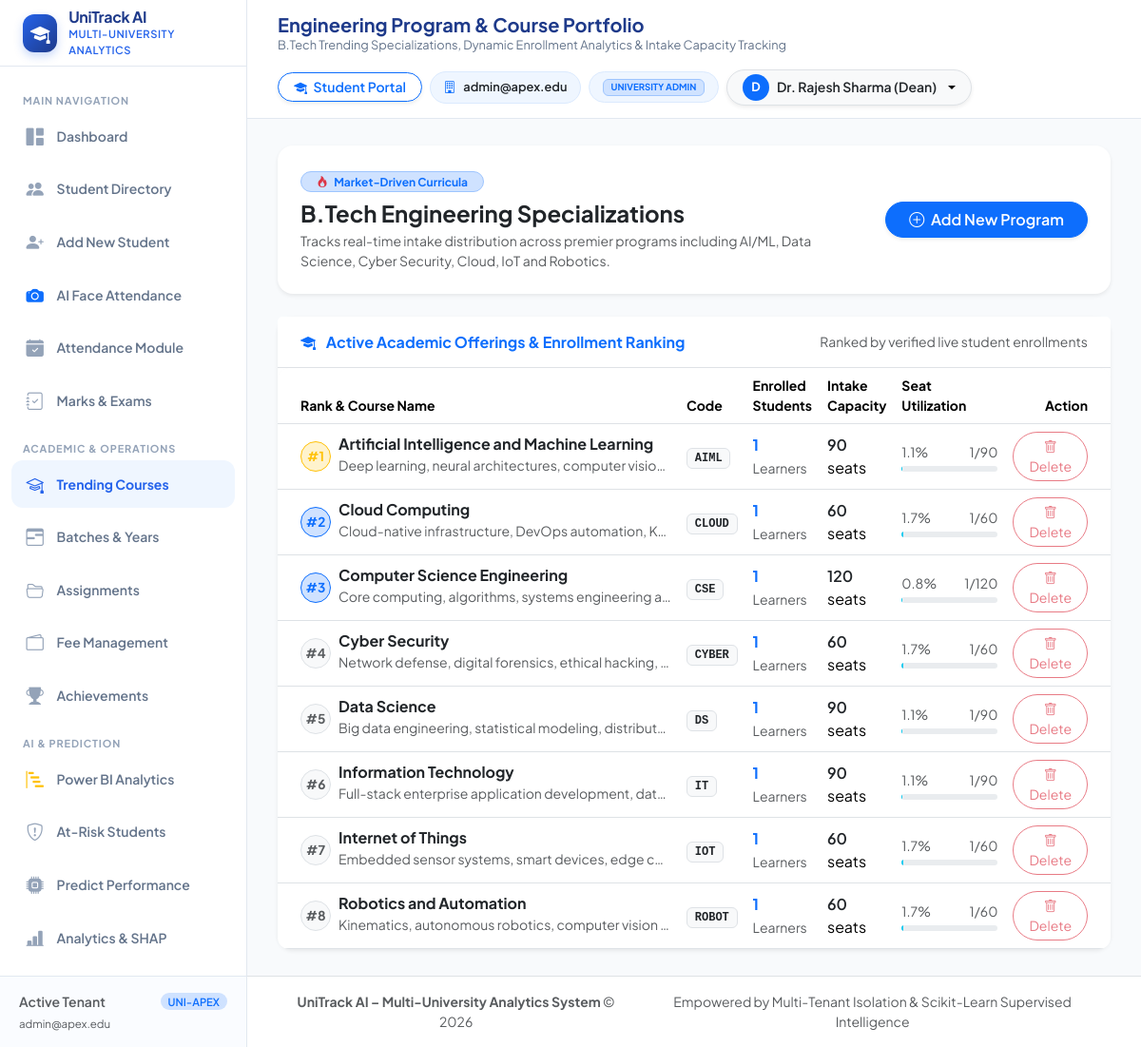
The page /courses (signed in) on the database its author committed.
### tables this page shows
CREATE TABLE courses (
            id INTEGER PRIMARY KEY AUTOINCREMENT,
            university_id TEXT NOT NULL,
            code TEXT NOT NULL,
            name TEXT NOT NULL,
            description TEXT,
            intake_capacity INTEGER DEFAULT 120,
            department_id INTEGER,
            created_at TIMESTAMP DEFAULT CURRENT_TIMESTAMP,
            UNIQUE(university_id, code),
            FOREIGN KEY (university_id) REFERENCES universities (id) ON DELETE CASCADE,
            FOREIGN KEY (department_id) REFERENCES departments (id) ON DELETE SET NULL
        );

### Student_Performance_Analytics/app.py (the view)
@app.route('/courses')
@login_required
@roles_required('university_admin', 'super_admin')
def courses_view():
    uni_id = get_current_university_id()
    courses = TenantService.get_courses(uni_id)
    with db_session() as conn:
        cursor = conn.cursor()
        cursor.execute("SELECT * FROM departments WHERE university_id = ? ORDER BY name", (uni_id,))
        departments = [dict(r) for r in cursor.fetchall()]
    return render_template('courses.html', active_page='courses', courses=courses, departments=departments)

### Student_Performance_Analytics/app.py (called while the page is built)
@app.context_processor
def inject_global_template_vars():
    return {
        'current_user': get_current_user(),
        'csrf_token': generate_csrf_token,
        'generate_csrf_token': generate_csrf_token,
        'today': datetime.date.today().strftime('%Y-%m-%d')
    }

@app.before_request
def csrf_protection_hook():
    if app.config.get('TESTING'):
        return
    exempt_paths = ['/api/status', '/api/predict']
    if request.path not in exempt_paths:
        validate_csrf()

### Student_Performance_Analytics/auth.py (called while the page is built, shortened)
def generate_csrf_token():
    if '_csrf_token' not in session:
        session['_csrf_token'] = secrets.token_hex(32)
    return session['_csrf_token']

def validate_csrf():
    if request.method in ['POST', 'PUT', 'DELETE', 'PATCH']:
        token = (
            request.headers.get('X-CSRFToken') or
            request.form.get('csrf_token') or
            (request.is_json and request.get_json(silent=True) and request.get_json(silent=True).get('csrf_token'))
        )
        expected_token = session.get('_csrf_token')
        if not expected_token or not token or token != expected_token:
            log_audit_event('CSRF_VALIDATION_FAILED', f"Path: {request.path}")
            if request.is_json:
                abort(403, description="CSRF token validation failed or missing.")
            flash("Security check failed (CSRF token missing or expired). Please try again.", "danger")
            abort(403)

def get_current_user():
    return session.get('user')

def login_required(f):
    @functools.wraps(f)
    def decorated_function(*args, **kwargs):
        if not session.get('user'):
            flash("Please log in to access this page.", "warning")
            return redirect(url_for('login_view', next=request.path))
        return f(*args, **kwargs)
    return decorated_function

def roles_required(*allowed_roles):
    def decorator(f):
        @functools.wraps(f)
        def decorated_function(*args, **kwargs):
            user = session.get('user')
            if not user:
                flash("Please log in to continue.", "warning")
                return redirect(url_for('login_view', next=request.path))
            return f(*args, **kwargs)
        return decorated_function
    return decorator

def get_current_university_id():
    user = session.get('user')
    if not user:
        return None
    return user.get('university_id')

### Student_Performance_Analytics/templates/courses.html (shortened to what this page needs)
{% extends "base.html" %}
{% block page_title %}Engineering Program & Course Portfolio{% endblock %}
{% block page_subtitle %}B.Tech Trending Specializations, Dynamic Enrollment Analytics & Intake Capacity Tracking{% endblock %}
{% block content %}
<div class="row g-4">
    <div class="col-12">
        <div class="card border-0 shadow-sm rounded-4 bg-white p-4">
            <div class="row align-items-center g-3">
                <div class="col-md-8">
                    <span class="badge bg-primary-subtle text-primary border border-primary-subtle px-3 py-1 rounded-pill mb-2">
                        <i class="bi bi-fire text-danger me-1"></i> Market-Driven Curricula
                    </span>
                    <h4 class="fw-bold text-dark mb-1">B.Tech Engineering Specializations</h4>
                    <p class="text-muted small mb-0">
                        Tracks real-time intake distribution across premier programs including AI/ML, Data Science, Cyber Security, Cloud, IoT and Robotics.
                    </p>
                </div>
                <div class="col-md-4 text-md-end">
                    <button class="btn btn-primary rounded-pill px-4 fw-semibold shadow-sm" data-bs-toggle="modal" data-bs-target="#addCourseModal">
                        <i class="bi bi-plus-circle me-1"></i> Add New Program
                    </button>
                </div>
            </div>
        </div>
    </div>
    <div class="col-12">
        <div class="card border-0 shadow-sm rounded-4">
            <div class="card-header bg-white border-bottom py-3 px-4 d-flex justify-content-between align-items-center">
                <h6 class="fw-bold mb-0 text-primary">
                    <i class="bi bi-mortarboard-fill me-2"></i> Active Academic Offerings & Enrollment Ranking
                </h6>
                <span class="text-muted small">Ranked by verified live student enrollments</span>
            </div>
            <div class="card-body p-0">
                <div class="table-responsive">
                    <table class="table table-hover align-middle mb-0">
                        <thead class="bg-light small text-secondary">
                            <tr>
                                <th class="ps-4">Rank & Course Name</th>
                                <th>Code</th>
                                <th>Enrolled Students</th>
                                <th>Intake Capacity</th>
                                <th>Seat Utilization</th>
                                <th class="pe-4 text-end">Action</th>
                            </tr>
                        </thead>
                        <tbody>
                            {% for c in courses %}
                            <tr>
                                <td class="ps-4">
                                    <div class="d-flex align-items-center gap-2">
                                        <div class="rounded-circle {% if loop.index == 1 %}bg-warning-subtle text-warning border-warning{% elif loop.index <= 3 %}bg-primary-subtle text-primary border-primary{% else %}bg-light text-muted{% endif %} border d-flex align-items-center justify-content-center fw-bold" style="width: 32px; height: 32px; font-size: 0.85rem;">
                                            #{{ loop.index }}
                                        </div>
                                        <div>
                                            <strong class="text-dark d-block">{{ c.name }}</strong>
                                            <small class="text-muted text-truncate d-inline-block" style="max-width: 350px;">{{ c.description }}</small>
                                        </div>
                                    </div>
                                </td>
                                <td>
                                    <span class="badge bg-light text-dark border font-monospace">{{ c.code }}</span>
                                </td>
                                <td>
                                    <strong class="text-primary fs-6">{{ c.enrolled_count }}</strong>
                                    <span class="small text-muted">Learners</span>
                                </td>
                                <td>
                                    <span class="text-dark fw-semibold">{{ c.intake_capacity or 120 }}</span> seats
                                </td>
                                <td style="width: 220px;">
                                    {% set cap = c.intake_capacity if c.intake_capacity else 120 %}
                                    {% set pct = [(c.enrolled_count / cap * 100)|round(1), 100]|min %}
                                    <div class="d-flex justify-content-between small text-muted mb-1">
                                        <span>{{ pct }}%</span>
                                        <span>{{ c.enrolled_count }}/{{ cap }}</span>
                                    </div>
                                    <div class="progress" style="height: 6px;">
                                    </div>
                                </td>
                                <td class="pe-4 text-end">
                                    <form method="POST" action="{{ url_for('course_delete', course_id=c.id) }}" onsubmit="return confirm('Are you sure you want to remove {{ c.name }}?');" class="d-inline">
                                        <button type="submit" class="btn btn-outline-danger btn-sm rounded-pill px-3" {% if c.enrolled_count > 0 %}title="Cannot delete course with active students" disabled{% endif %}>
                                            <i class="bi bi-trash"></i> Delete
                                        </button>
                                    </form>
                                </td>
                            </tr>
                            {% else %}
                            <tr><td colspan="6" class="text-center py-4 text-muted">No courses configured.</td></tr>
                            {% endfor %}
                        </tbody>
                    </table>
                </div>
            </div>
        </div>
    </div>
</div>
{% endblock %}

### Student_Performance_Analytics/static/css/style.css (style rules this page uses)
:root { --bg-main: #FFFFFF; --bg-canvas: #F8FAFC; --primary-blue: #2563EB; --primary-blue-hover: #1D4ED8; --dark-blue: #1E3A8A; --light-blue: #EFF6FF; --light-blue-hover: #DBEAFE; --text-primary: #172554; --text-secondary: #64748B; --text-muted: #94A3B8; --border-color: #E2E8F0; --border-subtle: #F1F5F9; --card-bg: #FFFFFF; --card-shadow: 0 4px 14px 0 rgba(30, 58, 138, 0.05), 0 1px 3px 0 rgba(0, 0, 0, 0.02); --card-shadow-hover: 0 10px 25px -3px rgba(37, 99, 235, 0.12), 0 4px 6px -2px rgba(0, 0, 0, 0.04); --danger-red: #DC2626; --danger-bg: #FEF2F2; --warning-orange: #D97706; --warning-bg: #FFFBEB; --success-green: #059669; --success-bg: #ECFDF5; --accent-purple: #7C3AED; --accent-purple-bg: #F5F3FF; --sidebar-width: 260px; --topbar-height: 70px; --radius-sm: 8px; --radius-md: 12px; --radius-lg: 16px; --radius-pill: 9999px; --transition: all 0.25s cubic-bezier(0.4, 0, 0.2, 1); }
* { box-sizing: border-box; margin: 0; padding: 0; }
body { font-family: 'Plus Jakarta Sans', -apple-system, BlinkMacSystemFont, 'Segoe UI', Roboto, sans-serif; background-color: var(--bg-canvas); color: var(--text-primary); min-height: 100vh; overflow-x: hidden; line-height: 1.5; }
.card { background: var(--card-bg); border: 1px solid var(--border-color); border-radius: var(--radius-lg); box-shadow: var(--card-shadow); transition: var(--transition); }
.table-responsive { border-radius: var(--radius-md); }

### rows shown on the page
courses: name "Artificial Intelligence and Machine Learning", description "Deep learning, neural architectures, computer visio…", code "AIML", enrolled_count "1", intake_capacity "90", pct "1.1"
courses: name "Cloud Computing", description "Cloud-native infrastructure, DevOps automation, K…", code "CLOUD", enrolled_count "1", intake_capacity "60", pct "1.7"
courses: name "Computer Science Engineering", description "Core computing, algorithms, systems engineering a…", code "CSE", enrolled_count "1", intake_capacity "120", pct "0.8"
courses: name "Cyber Security", description "Network defense, digital forensics, ethical hacking,…", code "CYBER", enrolled_count "1", intake_capacity "60", pct "1.7"
courses: name "Data Science", description "Big data engineering, statistical modeling, distribut…", code "DS", enrolled_count "1", intake_capacity "90", pct "1.1"
courses: name "Information Technology", description "Full-stack enterprise application development, dat…", code "IT", enrolled_count "1", intake_capacity "90", pct "1.1"
courses: name "Internet of Things", description "Embedded sensor systems, smart devices, edge c…", code "IOT", enrolled_count "1", intake_capacity "60", pct "1.7"
courses: name "Robotics and Automation", description "Kinematics, autonomous robotics, computer vision…", code "ROBOT", enrolled_count "1", intake_capacity "60", pct "1.7"

### other values the page prints
{{ current_user.university_name if current_user else 'UniTrack Global' }} "admin@apex.edu"
{{ current_user.university_name }} "admin@apex.edu"
{{ current_user.role.replace('_', ' ') }} "UNIVERSITY ADMIN"
{{ current_user.full_name[:1] }} "D"
{{ current_user.full_name }} "Dr. Rajesh Sharma (Dean)"
